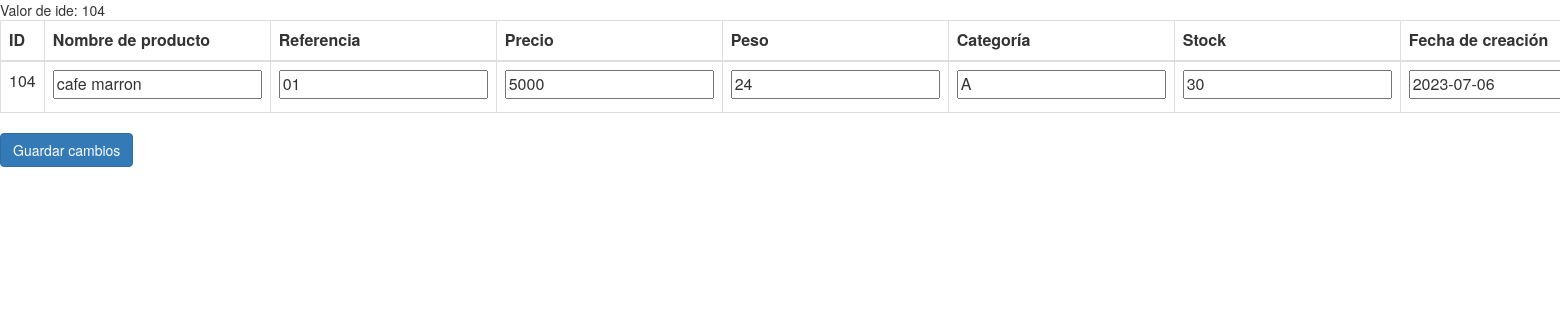
Screenshot of /vista/editar.php?ide=104 with the database file from the repository.
### tables this page shows
CREATE TABLE `productos` (
  `id` int(11) NOT NULL,
  `nombre_producto` varchar(255) NOT NULL,
  `referencia` varchar(255) NOT NULL,
  `precio` int(11) NOT NULL,
  `peso` int(11) NOT NULL,
  `categoria` varchar(255) NOT NULL,
  `stock` int(11) NOT NULL,
  `fecha_creacion` date NOT NULL
);

### vista/editar.php (the view, shortened to what this page needs)
    <link rel="stylesheet" href="https://maxcdn.bootstrapcdn.com/bootstrap/3.4.1/css/bootstrap.min.css">
<?php
if (isset($_GET['ide'])) {
    $ide = $_GET['ide'];
    echo "Valor de ide: " . $ide;
} else {
    echo "No se recibió el valor de ide.";
}
global $conexion;
$consulta = "SELECT * FROM productos where id=$ide";
$resultado = $conexion->query($consulta);
if ($resultado->num_rows > 0) {
    echo '<form action="../modelo/stock.php?iden=1&ide=' . $ide . '" method="POST">';
    echo '<table class="table table-bordered">';
    echo '<thead>';
    echo '<tr>';
    echo '<th>ID</th>';
    echo '<th>Nombre de producto</th>';
    echo '<th>Referencia</th>';
    echo '<th>Precio</th>';
    echo '<th>Peso</th>';
    echo '<th>Categoría</th>';
    echo '<th>Stock</th>';
    echo '<th>Fecha de creación</th>';
    echo '</tr>';
    echo '</thead>';
    echo '<tbody>';
    while ($fila = $resultado->fetch_assoc()) {
        echo '<tr>';
        echo '<td>' . $fila["id"] . '</td>';
        echo '<td><input type="text" name="nombre_producto" value="' . $fila["nombre_producto"] . '"></td>';
        echo '<td><input type="text" name="referencia" value="' . $fila["referencia"] . '"></td>';
        echo '<td><input type="text" name="precio" value="' . $fila["precio"] . '"></td>';
        echo '<td><input type="text" name="peso" value="' . $fila["peso"] . '"></td>';
        echo '<td><input type="text" name="categoria" value="' . $fila["categoria"] . '"></td>';
        echo '<td><input type="text" name="stock" value="' . $fila["stock"] . '"></td>';
        echo '<td><input type="text" name="fecha_creacion" value="' . $fila["fecha_creacion"] . '"></td>';
        echo '</tr>';
    }
    echo '</tbody>';
    echo '</table>';
    echo '<input type="submit" value="Guardar cambios" class="btn btn-primary">';
    echo '</form>';
} else {
    echo "No se encontraron resultados.";
}
?>

### rows the page displays
productos: id "104", nombre_producto "cafe marron", referencia "01", precio "5000", peso "24", categoria "A", stock "30", fecha_creacion "2023-07-06"

### other values shown
$ide "104"
